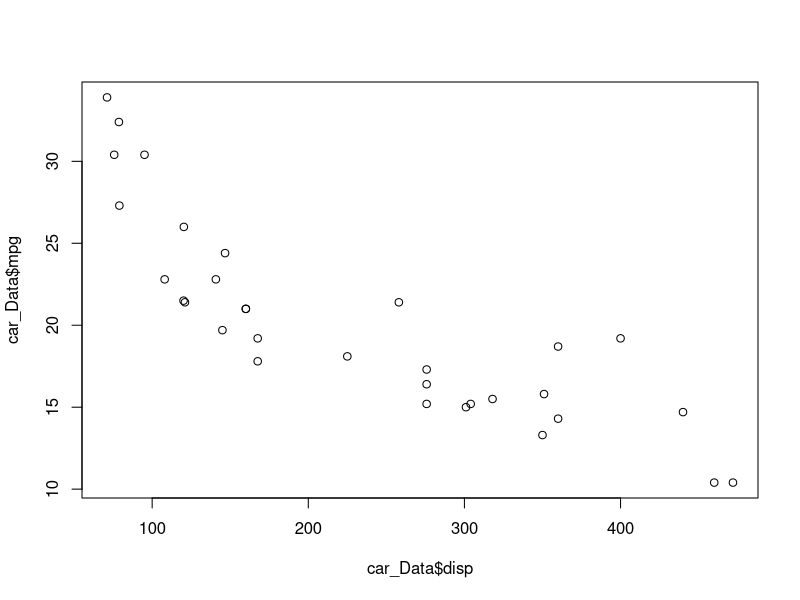
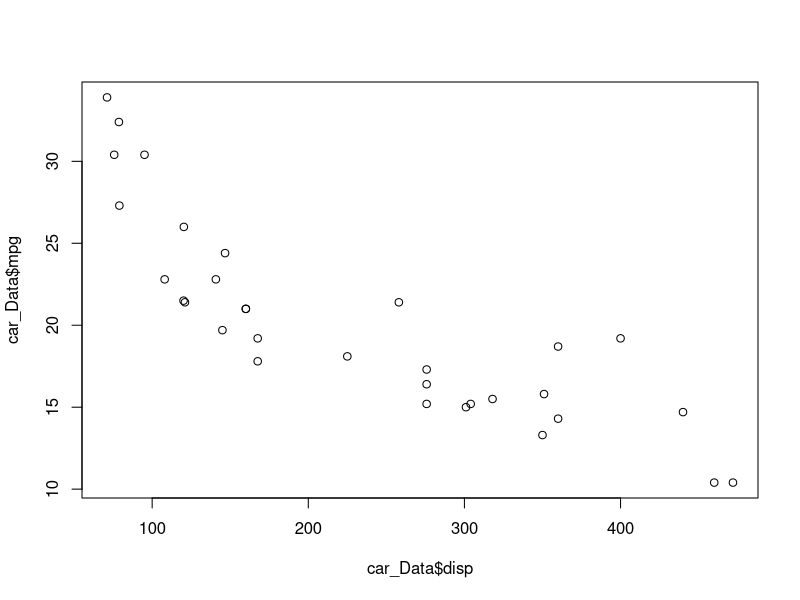
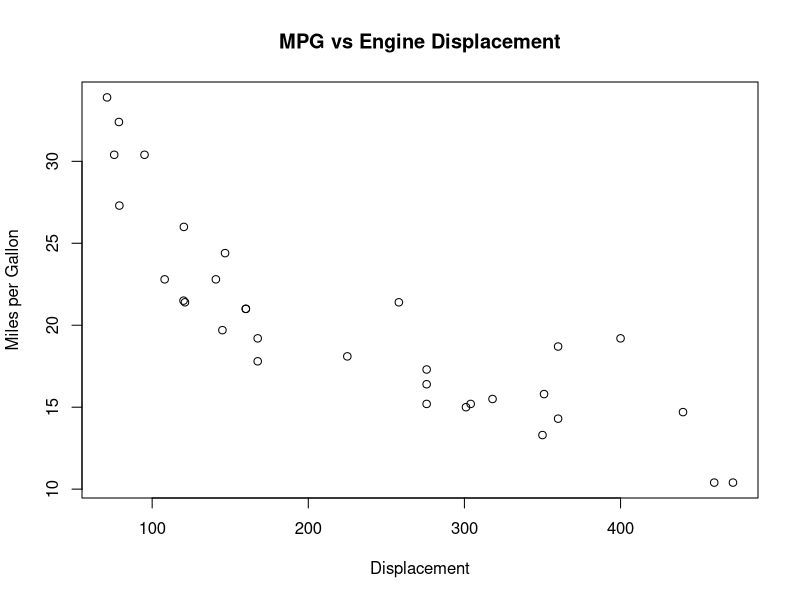
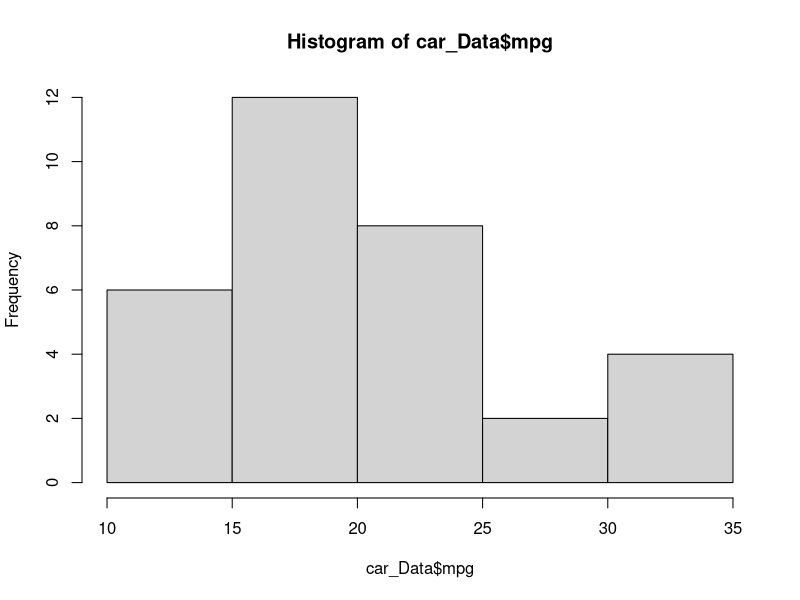
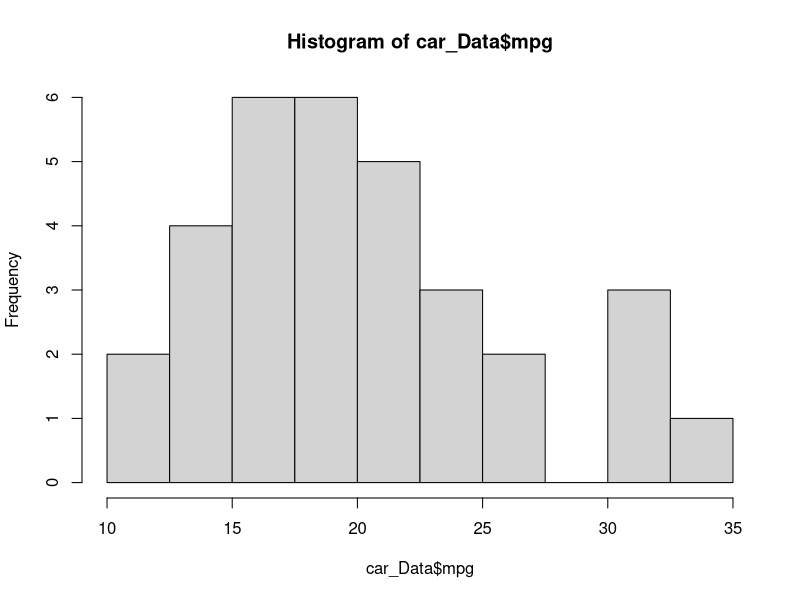
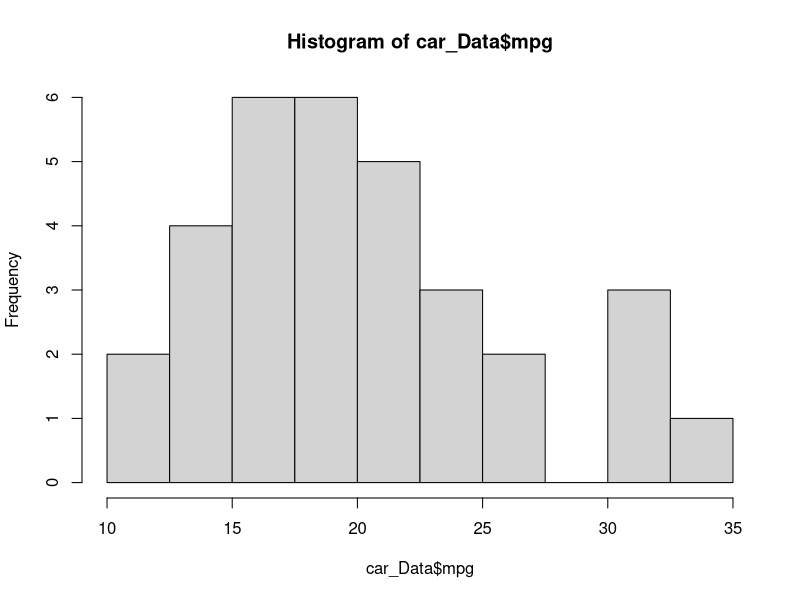
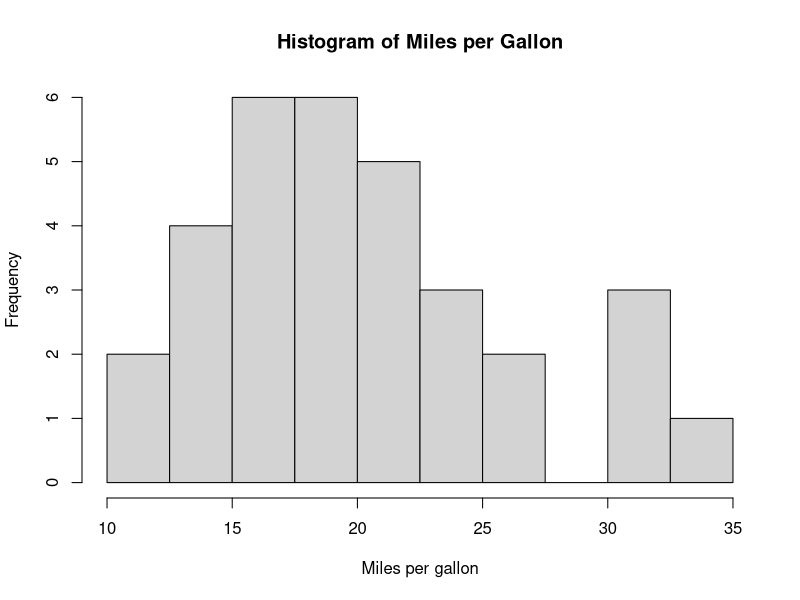
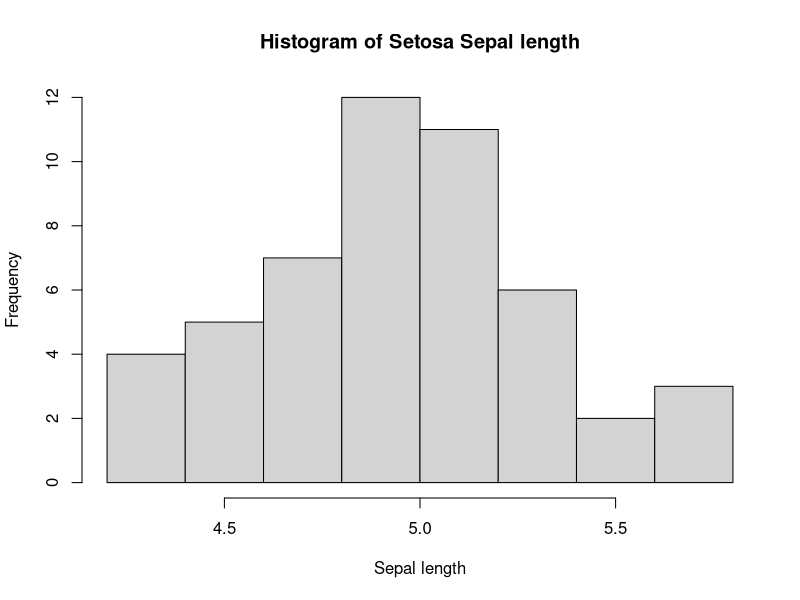

R code for these plots, in order:
## ---- chunk 1
knitr::opts_chunk$set(echo = TRUE)
## ---- chunk 2
# add 1 to 1. 
1 + 1
# divide 12 by 4
12/4
# times 3 by 7
3*7
# 10 to the power 3
10^3
# root isn't a basic operation so we will look at this later.
## ---- chunk 3
# create an object x which is 3
x <-  3
# create an object y which is 5
y <-  5
# add x and y
x + y
# overwrite x so it now equals 4.
x <-  4
# add x and y again, now the result is 9, not 7.
x + y
# create another object z which is equal to x + y at this time.
z <- x + y
z
## ---- chunk 4
# create an object a which is 10.
a <- 10
a
# add one to a. A is now 11.
a <- a + 1 
a 
# create an object called b which is 5 less than a
b <- a - 5
b
# change a to be 5 less than it was originally
a <- a - 5
a-b
# a and b are equal!!!
## ---- chunk 5

# prints the objects in the environment
ls()

## ---- chunk 6
# sometimes we may want to remove an object.
rm(a)
# multiple objects at once
rm(x,y)
# remove all objects
rm(list=ls())
## ---- chunk 7
# simple evaluations
# 4 is greater than 2
4 > 2
# 4 is greater than 5
4 > 5
# 4 is equal to 3, note double == for an evaluation
4 == 3
# 4 is not equal to 3, note != is not equal to.
4 != 3
# the character x is equal to the character x.
"dog" == "dog"
"dog" == "cat"
# the output from an evaluation can be stored as an object, x. This object can be subject to operations & manipulations.
b <- 4<2
b
## ---- chunk 8
# numeric
height <- c(1.38,1.45,1.21,1.56)
height
# numeric
weight <- c(31,35,28,40)
weight
class(weight)
# character
first_name <- c("Alice","Bob","Harry","Jane")
first_name
#first_name + 1 # error
# factor
sex <- factor(x = c("F","M","M","F"))
sex
# logical
tall <- height > 1.5
## ---- chunk 9
#Adding:
c(1,2,3) + 1
c(1,2,3) + c(1,2,3)
#multiplication
heightft <- height*3.28
# concatenating
c(height,weight)
# concatenating to string
c(height,weight,first_name)
## ---- chunk 10
# data frame- columns are variables, rows are observations.
df <- data.frame(height,weight,first_name,sex)
df
# we can select a single variable within the dataframe using the dollar sign.
df$height
# We can add a new variable easily, in this case based on other variables within the dataframe.
df$bmi <- df$weight / df$height^2 
df
## ---- chunk 11
# Our data-frame contains the height, weight, first name and bmi of 4 individuals.
df
#To subset a data frame we can use square brackets i.e df[row,column]
#Selecting a column(s)
df$height
df[,"height"]
df[,1]
df[,1:3]
df[,c(1,3)]
#selecting a row(s)
df[1,]
#We might also want to select observations (rows) based on the characteristics of the data
#E.g. we might want to only look at the data for people who are taller than 1.75m
#create a logical variable called min_height which contains T/F for each individual being over 175cm.
min_height <- df$height >= 1.75
min_height
# Subset the data to include only those observations (rows) for which height > 175cm (using min_height).
df.at_least_175 <- df[min_height,]
df.at_least_175
#People smaller than 1.75m
# Subset the data to include only those who are not above min-height of 175cm.
smaller <- df$height < 1.75
df[smaller,]
df[!min_height,]
## ---- chunk 12
getwd()
## ---- chunk 13
 
# car_Data <- read.csv(file = "car_Data.csv", header = TRUE)
# if you couldn't get that to work don't worry, this is an example dataset from base R.
car_Data <- mtcars
## ---- chunk 14
# head data with default 6 rows
head(car_Data)
 
# head data with 10 rows
head(car_Data, n = 10)
 
## ---- chunk 15
# summarise the data,
summary(car_Data)
# summarise single variable
summary(car_Data$mpg)
 
## ---- chunk 16
temp <- summary(car_Data$mpg)
Median  <- temp['Median']
Range   <- temp['Max.'] - temp['Min.']
## ---- chunk 17
#plot of mpg vs disp
plot(x = car_Data$disp, y = car_Data$mpg)
#notice we can remove arguments and still get same result
plot(car_Data$disp, car_Data$mpg)
## ---- chunk 18
 
plot(x = car_Data$disp, y = car_Data$mpg, 
     type = "p", 
     xlab = "Displacement", 
     ylab = "Miles per Gallon",
     main = "MPG vs Engine Displacement")
## ---- chunk 19
hist1 <- hist(car_Data$mpg)
#We can alter the 'bins' by specifying the additional argument 'breaks = ' in the hist function
hist(car_Data$mpg, breaks = c(10,12.5,15,17.5,20,22.5,25,27.5,30,32.5,35))
#a neater way of doing the same as above is to use seq
hist(car_Data$mpg, breaks = seq(10,35, by = 2.5))
#we can again edit the title etc by adding extra arguments
hist(car_Data$mpg, 
     breaks = seq(10,35, by = 2.5),
     xlab = "Miles per gallon",
     main = "Histogram of Miles per Gallon")
## ---- chunk 20
#1a 
flowerData <- iris
#1b
head(flowerData, 10)
#1c
str(flowerData)
#Can also just use class(flowerData$Sepal.Width) etc
#1d
histSetosa <- hist(flowerData[flowerData$Species == "setosa",]$Sepal.Length,
                   main = "Histogram of Setosa Sepal length", 
                   xlab = "Sepal length" )
histVers <- hist(flowerData[flowerData$Species == "versicolor",]$Sepal.Length,
                 main = "Histogram of Versicolor Sepal length", 
                   xlab = "Sepal length")
histVirg<- hist(flowerData[flowerData$Species == "virginica",]$Sepal.Length,
                main = "Histogram of Virginica Sepal length", 
                   xlab = "Sepal length")
#1e
histSetosa <- hist(flowerData[flowerData$Species == "setosa",]$Sepal.Length,
                   main = "Histogram of Setosa Sepal length", 
                   xlab = "Sepal length",
                   breaks = 10)
histVers <- hist(flowerData[flowerData$Species == "versicolor",]$Sepal.Length,
                 main = "Histogram of Versicolor Sepal length", 
                   xlab = "Sepal length",
                 breaks = 10)
histVirg<- hist(flowerData[flowerData$Species == "virginica",]$Sepal.Length,
                main = "Histogram of Virginica Sepal length", 
                   xlab = "Sepal length",
                breaks = 10)
#Choosing higher numbers can make things too confusing!
